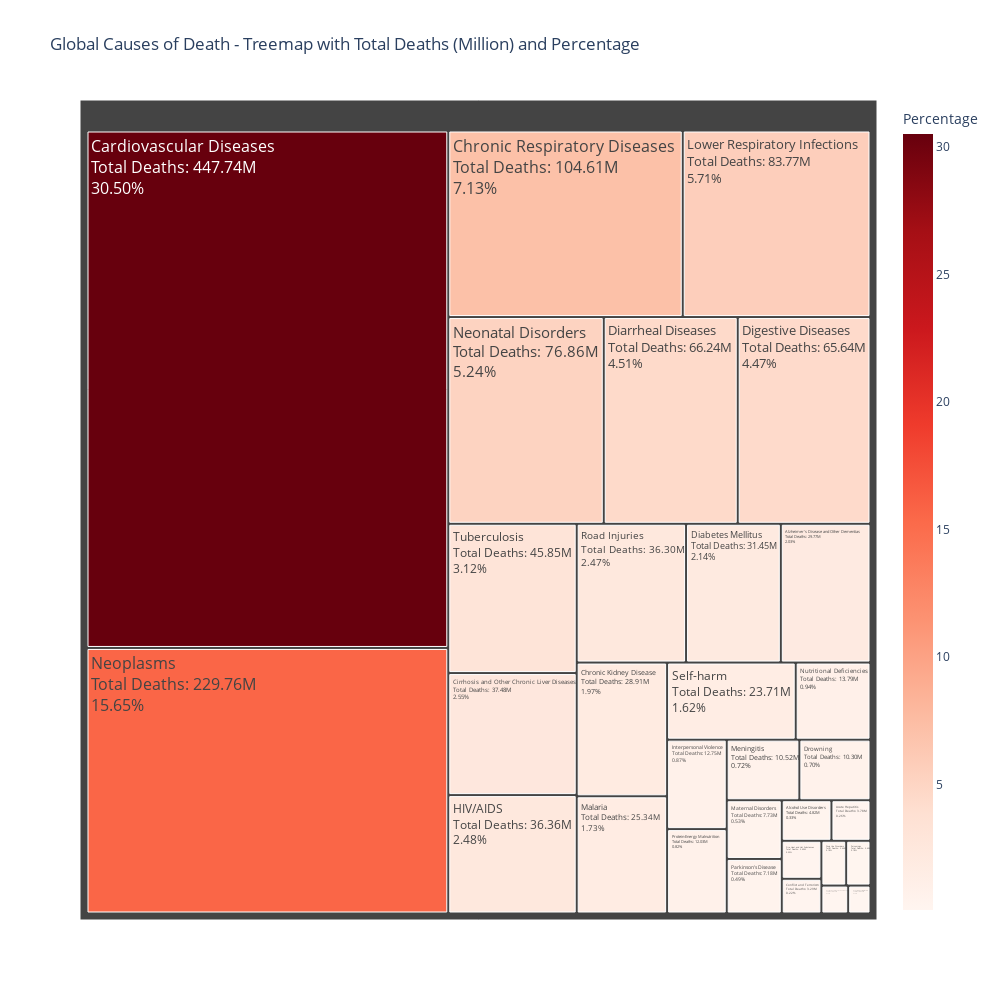

Notebook code cell kept with this figure:
### Markdown cell above
## Global Causes of Death - Treemap Visualization

### Code cell
# Convert Total Deaths to millions
# Calculate percentage for each cause
cause_totals = df[cause_columns].sum().reset_index()
cause_totals.columns = ["Cause of Death", "Total Deaths"]
cause_totals["Percentage"] = (cause_totals["Total Deaths"] / cause_totals["Total Deaths"].sum()) * 100


cause_totals["Total Deaths (Million)"] = cause_totals["Total Deaths"] / 1e6

# Creating a Treemap visualization with Total Deaths in Million and Percentage displayed
fig = px.treemap(
    cause_totals,
    path=["Cause of Death"],
    values="Percentage",  # Use percentage for better representation
    title="Global Causes of Death - Treemap with Total Deaths (Million) and Percentage",
    color="Percentage",
    color_continuous_scale="Reds",
    hover_data={"Total Deaths (Million)": ":.2f", "Percentage": ":.2f%"}  # Show total deaths in million and percentage on hover
)

# Update Treemap text properties for better readability
fig.update_traces(
    textinfo="label+text+value",  # Show category, total deaths in million, and percentage directly on plot
    texttemplate="%{label}<br>Total Deaths: %{customdata[0]:.2f}M<br>%{value:.2f}%",  # Display total deaths in million and percentage
    textfont_size=16  # Increase font size for clarity
)

# Increase the size of the Treemap for better visualization
fig.update_layout(
    autosize=False,
    width=1000,  # Larger width
    height=1000,  # Larger height
    paper_bgcolor="white"  # White background for better contrast
)

# Show the Treemap
fig.show()

### Figure 1 — Plotly figure (JSON) as saved in the notebook; plotly's stock layout.template omitted (floating-point values rounded to 4 significant figures)
{"data": [{"branchvalues": "total", "customdata": [[3.785, 0.2578], [4.819, 0.3282], [29.77, 2.028], [447.7, 30.5], [28.91, 1.969], [104.6, 7.125], [37.48, 2.553], [3.294, 0.2244], [31.45, 2.142], [66.24, 4.512], [65.64, 4.471], [10.3, 0.7017], [2.656, 0.1809], [1.789, 0.1218], [1.49, 0.1015], [3.603, 0.2454], [36.36, 2.477], [12.75, 0.8686], [83.77, 5.706], [25.34, 1.726], [7.727, 0.5263], [10.52, 0.7169], [76.86, 5.235], [229.8, 15.65], [13.79, 0.9394], [7.18, 0.489], [2.601, 0.1772], [12.03, 0.8195], [36.3, 2.472], [23.71, 1.615], [45.85, 3.123]], "domain": {"x": [0, 1], "y": [0, 1]}, "hovertemplate": "labels=%{label}<br>Percentage_sum=%{value}<br>parent=%{parent}<br>id=%{id}<br>Total Deaths (Million)=%{customdata[0]:.2f}<br>Percentage=%{color:.2f%}<extra></extra>", "ids": ["Acute Hepatitis", "Alcohol Use Disorders", "Alzheimer's Disease and Other Dementias", "Cardiovascular Diseases", "Chronic Kidney Disease", "Chronic Respiratory Diseases", "Cirrhosis and Other Chronic Liver Diseases", "Conflict and Terrorism", "Diabetes Mellitus", "Diarrheal Diseases", "Digestive Diseases", "Drowning", "Drug Use Disorders", "Environmental Heat and Cold Exposure", "Exposure to Forces of Nature", "Fire, Heat, and Hot Substances", "HIV/AIDS", "Interpersonal Violence", "Lower Respiratory Infections", "Malaria", "Maternal Disorders", "Meningitis", "Neonatal Disorders", "Neoplasms", "Nutritional Deficiencies", "Parkinson's Disease", "Poisonings", "Protein-Energy Malnutrition", "Road Injuries", "Self-harm", "Tuberculosis"], "labels": ["Acute Hepatitis", "Alcohol Use Disorders", "Alzheimer's Disease and Other Dementias", "Cardiovascular Diseases", "Chronic Kidney Disease", "Chronic Respiratory Diseases", "Cirrhosis and Other Chronic Liver Diseases", "Conflict and Terrorism", "Diabetes Mellitus", "Diarrheal Diseases", "Digestive Diseases", "Drowning", "Drug Use Disorders", "Environmental Heat and Cold Exposure", "Exposure to Forces of Nature", "Fire, Heat, and Hot Substances", "HIV/AIDS", "Interpersonal Violence", "Lower Respiratory Infections", "Malaria", "Maternal Disorders", "Meningitis", "Neonatal Disorders", "Neoplasms", "Nutritional Deficiencies", "Parkinson's Disease", "Poisonings", "Protein-Energy Malnutrition", "Road Injuries", "Self-harm", "Tuberculosis"], "marker": {"coloraxis": "coloraxis", "colors": [0.2578, 0.3282, 2.028, 30.5, 1.969, 7.125, 2.553, 0.2244, 2.142, 4.512, 4.471, 0.7017, 0.1809, 0.1218, 0.1015, 0.2454, 2.477, 0.8686, 5.706, 1.726, 0.5263, 0.7169, 5.235, 15.65, 0.9394, 0.489, 0.1772, 0.8195, 2.472, 1.615, 3.123]}, "name": "", "parents": ["", "", "", "", "", "", "", "", "", "", "", "", "", "", "", "", "", "", "", "", "", "", "", "", "", "", "", "", "", "", ""], "textfont": {"size": 16}, "textinfo": "label+text+value", "texttemplate": "%{label}<br>Total Deaths: %{customdata[0]:.2f}M<br>%{value:.2f}%", "type": "treemap", "values": [0.2578, 0.3282, 2.028, 30.5, 1.969, 7.125, 2.553, 0.2244, 2.142, 4.512, 4.471, 0.7017, 0.1809, 0.1218, 0.1015, 0.2454, 2.477, 0.8686, 5.706, 1.726, 0.5263, 0.7169, 5.235, 15.65, 0.9394, 0.489, 0.1772, 0.8195, 2.472, 1.615, 3.123]}], "layout": {"autosize": false, "coloraxis": {"colorbar": {"title": {"text": "Percentage"}}, "colorscale": [[0, "rgb(255,245,240)"], [0.125, "rgb(254,224,210)"], [0.25, "rgb(252,187,161)"], [0.375, "rgb(252,146,114)"], [0.5, "rgb(251,106,74)"], [0.625, "rgb(239,59,44)"], [0.75, "rgb(203,24,29)"], [0.875, "rgb(165,15,21)"], [1, "rgb(103,0,13)"]]}, "height": 1000, "legend": {"tracegroupgap": 0}, "paper_bgcolor": "white", "title": {"text": "Global Causes of Death - Treemap with Total Deaths (Million) and Percentage"}, "width": 1000}}
